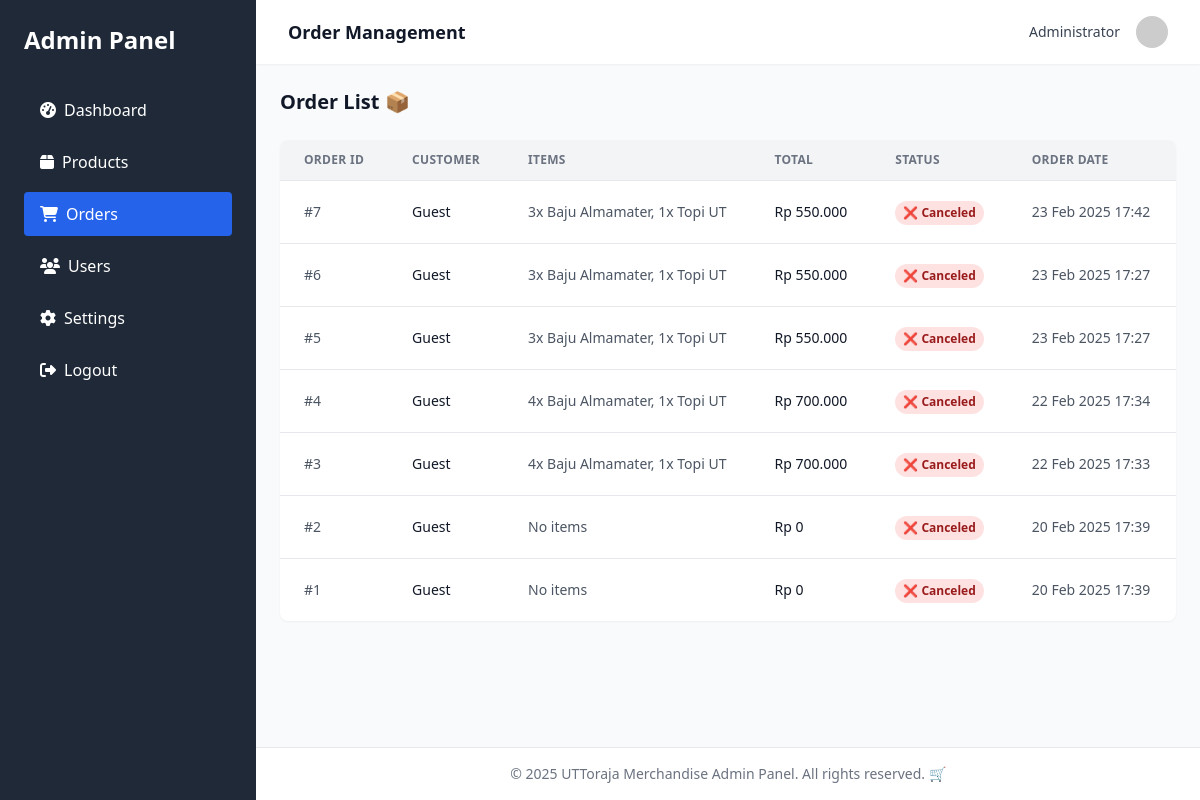
Page /merchandise/admin/orders.php (signed in) on the earlier database version.
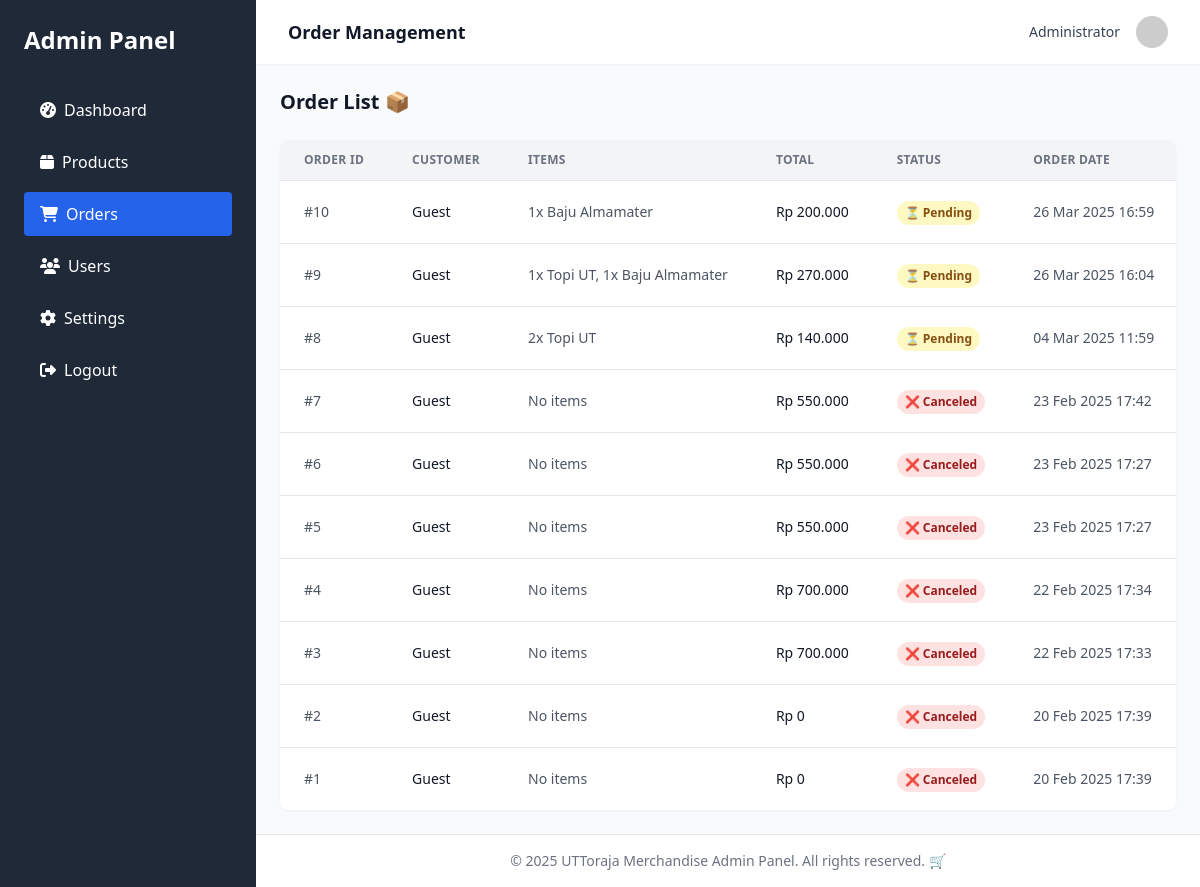
Same page on the later database version.
### tables this page shows
CREATE TABLE `orders` (
  `id` int(11) NOT NULL,
  `user_id` int(11) DEFAULT NULL,
  `order_date` datetime DEFAULT current_timestamp(),
  `status` enum('pending','completed','canceled') NOT NULL,
  `delivery_method` varchar(50) DEFAULT NULL,
  `delivery_cost` decimal(10,2) DEFAULT NULL,
  `address` varchar(255) DEFAULT NULL,
  `phone` varchar(20) DEFAULT NULL
);

### merchandise/admin/orders.php (the view, shortened to what this page needs)
<?php
require_once '../koneksi.php';
$query = "SELECT o.*, u.name as customer_name, u.nim, u.role,
          GROUP_CONCAT(CONCAT(oi.quantity, 'x ', p.name) SEPARATOR ', ') as items,
          SUM(oi.quantity * oi.price) as total_amount
          FROM Orders o
          LEFT JOIN Users u ON o.user_id = u.id
          LEFT JOIN Order_Items oi ON o.id = oi.order_id
          LEFT JOIN Products p ON oi.product_id = p.id
          GROUP BY o.id
          ORDER BY o.order_date DESC";
$result = $conn->query($query);
$orders = $result->fetch_all(MYSQLI_ASSOC);
?>
<!DOCTYPE html>
<html lang="en">
<head>
    <script src="https://cdn.tailwindcss.com"></script>
    <link rel="stylesheet" href="https://cdnjs.cloudflare.com/ajax/libs/font-awesome/6.4.0/css/all.min.css">
</head>
<body class="bg-gray-50 min-h-screen flex">
    <div class="bg-gray-800 text-white w-64 py-6 flex-shrink-0 hidden md:block">
        <div class="px-6">
            <h2 class="text-2xl font-bold mb-8">Admin Panel</h2>
            <nav>
                <ul class="space-y-2">
                    <li>
                        <a href="dashboard.php" class="block py-2.5 px-4 rounded transition duration-200 hover:bg-gray-700">
                            <i class="fas fa-tachometer-alt mr-2"></i>Dashboard
                        </a>
                    </li>
                    <li>
                        <a href="products.php" class="block py-2.5 px-4 rounded transition duration-200 hover:bg-gray-700">
                            <i class="fas fa-box mr-2"></i>Products
                        </a>
                    </li>
                    <li>
                        <a href="orders.php" class="block py-2.5 px-4 rounded bg-blue-600 text-white">
                            <i class="fas fa-shopping-cart mr-2"></i>Orders
                        </a>
                    </li>
                    <li>
                        <a href="users.php" class="block py-2.5 px-4 rounded transition duration-200 hover:bg-gray-700">
                            <i class="fas fa-users mr-2"></i>Users
                        </a>
                    </li>
                    <li>
                        <a href="settings.php" class="block py-2.5 px-4 rounded transition duration-200 hover:bg-gray-700">
                            <i class="fas fa-cog mr-2"></i>Settings
                        </a>
                    </li>
                    <li>
                        <a href="logout.php" class="block py-2.5 px-4 rounded transition duration-200 hover:bg-gray-700">
                            <i class="fas fa-sign-out-alt mr-2"></i>Logout
                        </a>
                    </li>
                </ul>
            </nav>
        </div>
    </div>
    <div class="flex-1 flex flex-col overflow-hidden">
        <header class="bg-white shadow-sm z-10">
            <div class="max-w-7xl mx-auto px-4 sm:px-6 lg:px-8 py-4 flex justify-between items-center">
                <div class="flex items-center">
                    <h1 class="text-lg font-semibold text-gray-900">Order Management</h1>
                </div>
                <div class="flex items-center">
                    <span class="text-sm text-gray-700 mr-4"><?php echo $_SESSION['admin_name'] ?? 'Admin'; ?></span>
                    <img class="h-8 w-8 rounded-full" src="https://ui-avatars.com/api/?name=Admin&background=0D8ABC&color=fff" alt="Admin">
                </div>
            </div>
        </header>
        <main class="flex-1 overflow-y-auto bg-gray-50 p-6">
            <div class="max-w-7xl mx-auto">
                <div class="flex justify-between items-center mb-6">
                    <h2 class="text-xl font-semibold text-gray-900">Order List 📦</h2>
                </div>
                <div class="bg-white rounded-lg shadow-sm overflow-hidden">
                    <div class="overflow-x-auto">
                        <table class="w-full whitespace-nowrap">
                            <thead>
                                <tr class="text-left text-xs font-semibold uppercase tracking-wide text-gray-500 bg-gray-100 border-b border-gray-200">
                                    <th class="px-6 py-3">Order ID</th>
                                    <th class="px-6 py-3">Customer</th>
                                    <th class="px-6 py-3">Items</th>
                                    <th class="px-6 py-3">Total</th>
                                    <th class="px-6 py-3">Status</th>
                                    <th class="px-6 py-3">Order Date</th>
                                </tr>
                            </thead>
                            <tbody class="divide-y divide-gray-200">
                                <?php foreach ($orders as $order): ?>
                                <tr class="hover:bg-gray-50">
                                    <td class="px-6 py-4 text-sm text-gray-600">#<?php echo $order['id']; ?></td>
                                    <td class="px-6 py-4 text-sm">
                                        <div class="font-medium text-gray-900"><?php echo htmlspecialchars($order['customer_name'] ?? 'Guest'); ?></div>
                                    </td>
                                    <td class="px-6 py-4 text-sm text-gray-600 max-w-xs truncate"><?php echo htmlspecialchars($order['items'] ?? 'No items'); ?></td>
                                    <td class="px-6 py-4 text-sm font-medium text-gray-900">Rp <?php echo number_format($order['total_amount'] ?? 0, 0, ',', '.'); ?></td>
                                    <td class="px-6 py-4">
                                        <span class="inline-flex px-2 py-1 rounded-full text-xs font-semibold
                                            <?php
                                            switch($order['status']) {
                                                case 'pending': echo 'bg-yellow-100 text-yellow-800'; break;
                                                case 'canceled': echo 'bg-red-100 text-red-800'; break;
                                            }
                                            ?>">
                                            <?php
                                            switch($order['status']) {
                                                case 'pending': echo '⏳ '; break;
                                                case 'canceled': echo '❌ '; break;
                                            }
                                            echo ucfirst($order['status']);
                                            ?>
                                        </span>
                                    </td>
                                    <td class="px-6 py-4 text-sm text-gray-600"><?php echo date('d M Y H:i', strtotime($order['order_date'])); ?></td>
                                </tr>
                                <?php endforeach; ?>
                            </tbody>
                        </table>
                    </div>
                </div>
            </div>
        </main>
        <footer class="bg-white border-t border-gray-200 py-4">
            <div class="max-w-7xl mx-auto px-4 sm:px-6 lg:px-8">
                <p class="text-sm text-center text-gray-500">© 2025 UTToraja Merchandise Admin Panel. All rights reserved. 🛒</p>
            </div>
        </footer>
    </div>
</body>
</html>

Differences in the rows shown:
added orders: id "10", customer_name "Guest", items "1x Baju Almamater", total_amount "200.000", status "Pending", order_date "26 Mar 2025 16:59"
added orders: id "9", customer_name "Guest", items "1x Topi UT, 1x Baju Almamater", total_amount "270.000", status "Pending", order_date "26 Mar 2025 16:04"
added orders: id "8", customer_name "Guest", items "2x Topi UT", total_amount "140.000", status "Pending", order_date "04 Mar 2025 11:59"
computed for orders "23 Feb 2025 17:42": items "3x Baju Almamater, 1x Topi UT" → "No items"
computed for orders id 6: items "3x Baju Almamater, 1x Topi UT" → "No items"
computed for orders id 5: items "3x Baju Almamater, 1x Topi UT" → "No items"
computed for orders "22 Feb 2025 17:34": items "4x Baju Almamater, 1x Topi UT" → "No items"
computed for orders "22 Feb 2025 17:33": items "4x Baju Almamater, 1x Topi UT" → "No items"
